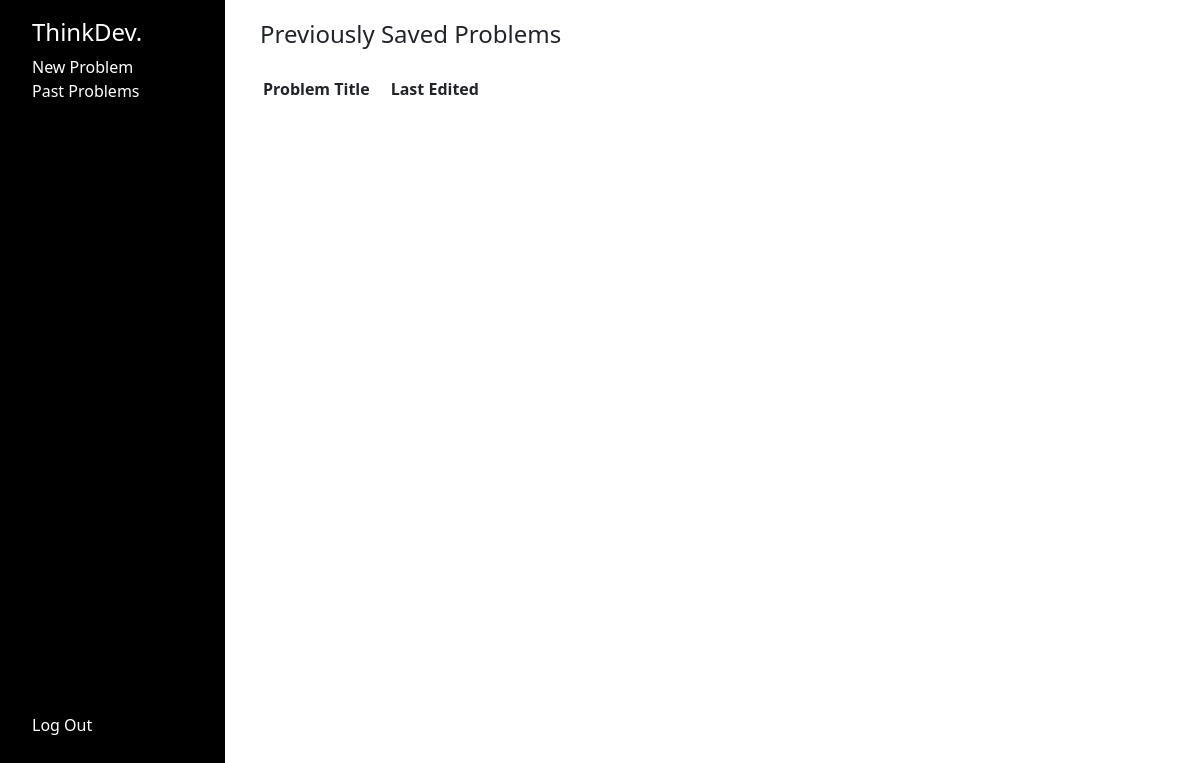
Before: /log/ (signed in) with the older database file.
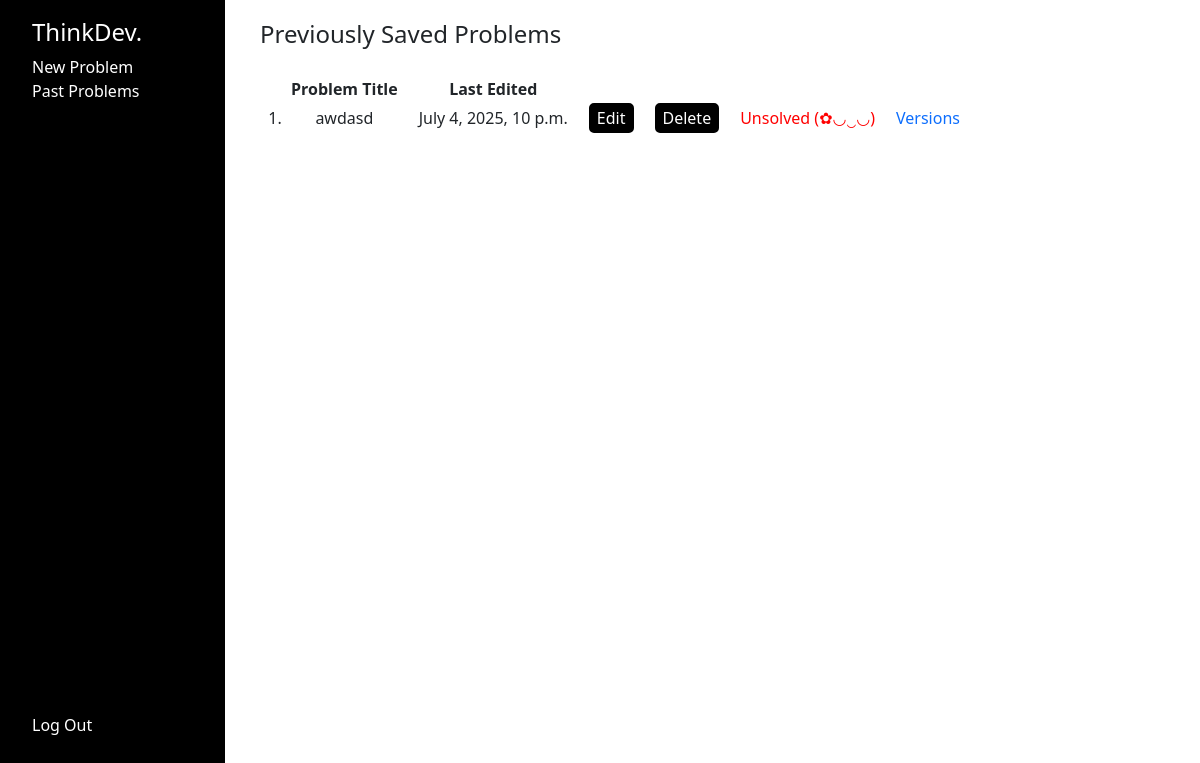
After: the same page with the newer database file.
### problemlog/models.py (models this page shows)
class Problems(models.Model):
    username = models.CharField(max_length=255)
    problem_title = models.CharField(max_length=10000)
    problem_description = models.CharField(max_length=10000)
    problem_summary = models.CharField(max_length=10000)
    pseudo_code = models.CharField(max_length=10000)
    source_code = models.CharField(max_length=10000)
    solved = models.CharField(max_length=50)
    submit_time = models.DateTimeField(auto_now_add=True)

### problemlog/views.py (the view)
# urls.py: path("log/", views.log, name="log"),
@login_required
def log(request):
    problems = Problems.objects.filter(username=request.user.username)
    return render(request, "log.html", {
        "problems": problems
    })

### problemlog/templates/log.html (shortened to what this page needs)
{% extends 'layout.html' %}
{% load static %}
{% block body %}
    <h4>Previously Saved Problems</h4>
    <table>
        <tr>
            <td>
            </td>
            <td class="log_table_cell">
                <b>Problem Title</b>
            </td>
            <td class="log_table_cell">
                <b>Last Edited</b>
            </td>
        </tr>
        {% for problem in problems %}
            <tr style="text-align: center;">
                <td style="width: 30px;">
                    {{forloop.counter}}.
                </td>
                <td name="{{problem.problem_title}}" style="padding-right: 20px;">
                    {{problem.problem_title}}
                </td>
                <td style="padding-right: 20px;">
                    {{problem.submit_time}}
                </td>
                <form action="{% url 'problem_log_edit' id_entry=problem.id %}" method="POST">
                    <td style="padding-right: 20px;">
                        <input style="border-radius: 5px; background-color:black; color: white; border: 2px solid black;" name="edit_button" type="submit" value="Edit">
                    </td>
                    <td style="padding-right: 20px;">
                        <input style="border-radius: 5px; background-color:black; color: white; border: 2px solid black;" name="delete_button" type="submit" value="Delete">
                    </td>
                </form>
                {% if problem.solved == "Solved (∩_∩)" %}
                    <td style="color: green;">
                        {{problem.solved}}
                    </td>
                {% else %}
                    <td style="color: red;">
                        {{problem.solved}}
                    </td>
                {% endif %}
                <td style="padding-left: 20px;">
                    <a style="text-decoration: none;" href="{% url 'problem_versions' id_entry=problem.id %}">Versions</a>
                </td>
            </tr>
        {% endfor %}
    </table>
{% endblock %}

### problemlog/templates/layout.html (shortened to what this page needs)
{% load static %}
<!DOCTYPE html>
    <html lang="en">
        <head>
            <link href="https://cdn.jsdelivr.net/npm/bootstrap@5.3.5/dist/css/bootstrap.min.css" rel="stylesheet">
            <link href="{% static 'styles.css' %}" rel="stylesheet">
        </head>
        <body class="sidebar_pages">
            <div class="sidebar">
                <ul style="list-style-type: none; margin-top: 18px">
                    <li>
                        <h4 style="color: white;">ThinkDev.</h4>
                    </li>
                    <li>
                        <a class="sidebar_links" href="{% url 'problem_log' %}">New Problem</a>
                    </li>
                    <li>
                        <a class="sidebar_links" href="{% url 'log' %}">Past Problems</a>
                    </li>
                    <li style="margin-top: 76.25vh;">
                        <a class="sidebar_links" href="{% url 'logout' %}">Log Out</a>
                    </li>
                </ul>
            </div>
            <div class="sidebar_page_second_col">
                {% block body %}
                {% endblock %}
            </div>
        </body>
    </html>

### problemlog/static/styles.css (style rules this page uses)
.sidebar_pages { height: 100%; width: 100%; display: grid; grid-template-columns: 225px 1fr; }
.sidebar { grid-column: 1; background-color: black; position: sticky; top: 0; height: 100vh; width: 225px; }
.sidebar_links { color: white; text-decoration: none; }
.sidebar_page_second_col { grid-column: 2; margin-left: 35px; margin-top: 20px; }
.log_table_cell { padding-top: 20px; padding-right: 20px; text-align: center; }

Changed rows visible on the page:
added Problems: problem_title "awdasd", submit_time "July 4, 2025, 10 p.m.", solved "Unsolved (✿◡‿◡)"
